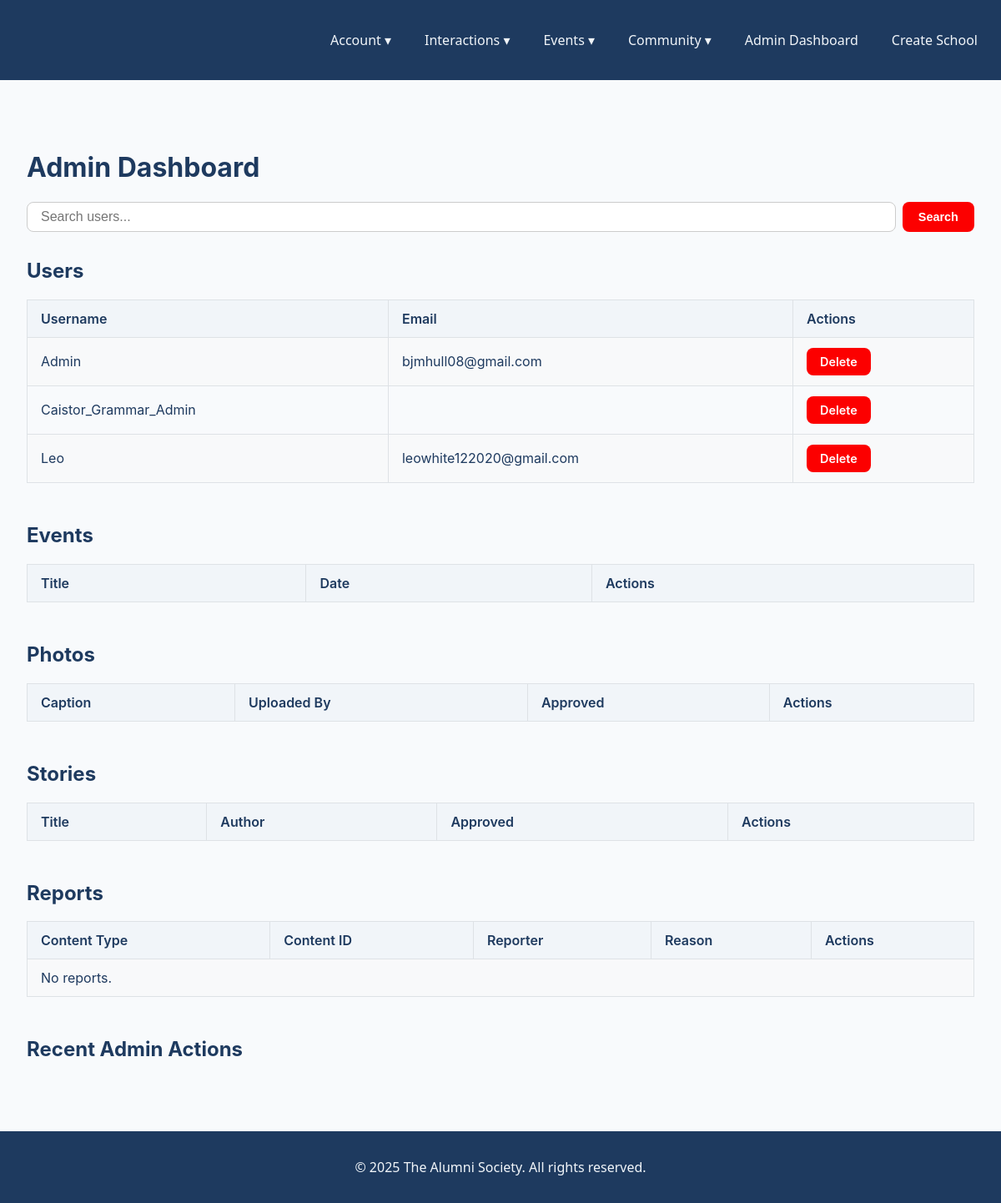
Page /custom_admin/ (signed in) on the earlier database version.
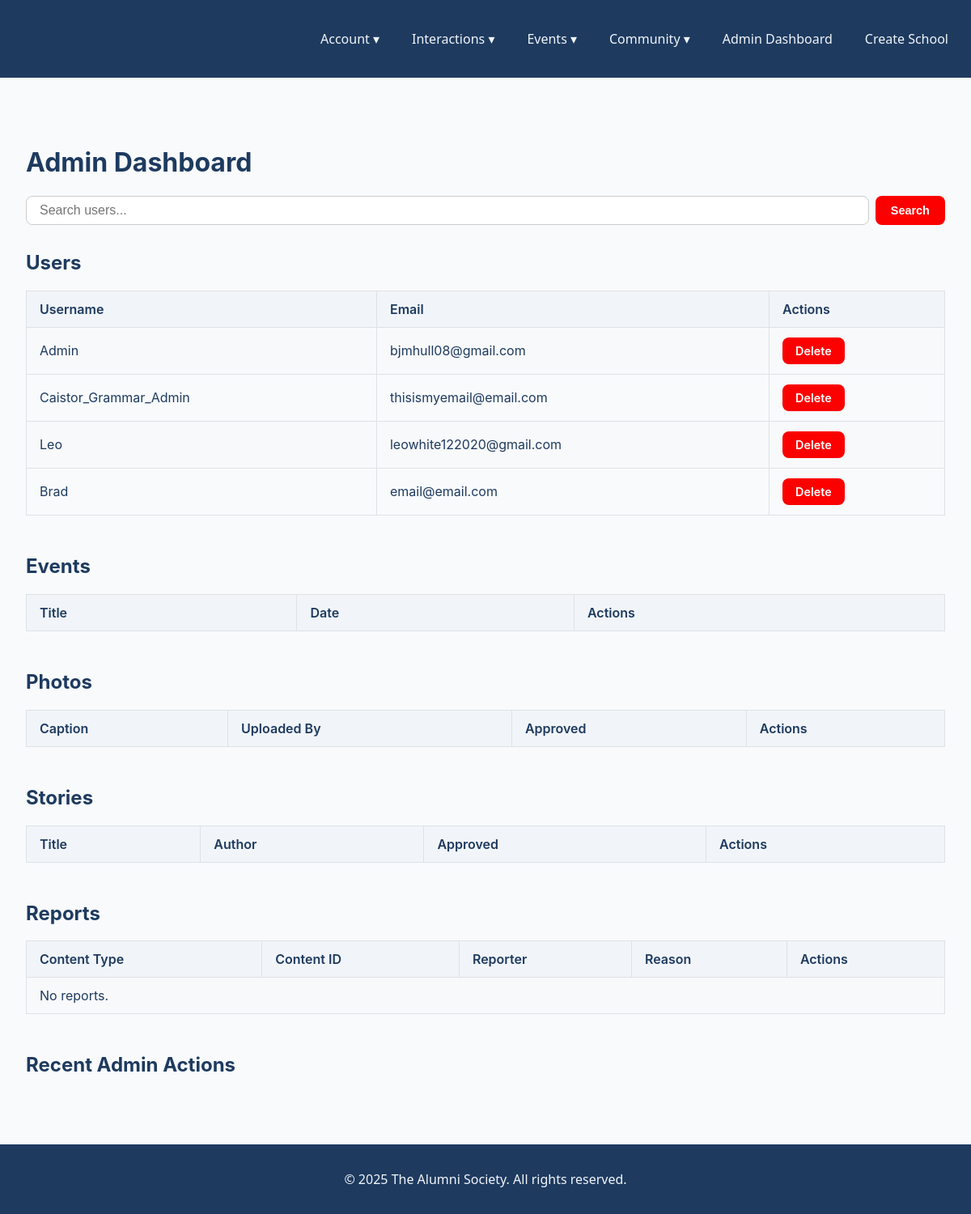
Same page on the later database version.
### Accounts/models.py (models this page shows, shortened)
class User(AbstractUser):
    school = models.ForeignKey(School, on_delete=models.CASCADE, related_name="users", null=True, blank=True)
    graduation_year = models.PositiveIntegerField(null=True, blank=True)
    occupation = models.CharField(max_length=100, blank=True)
    bio = models.TextField(blank=True)
    linkedin_url = models.URLField(blank=True)
    profile_picture = models.ImageField(upload_to='profile_pics/', blank=True, null=True)
    is_staff_account = models.BooleanField(default=False)
    is_superuser_account = models.BooleanField(default=False)
    is_student_account = models.BooleanField(default=False)

### custom_admin/views.py (the view, shortened to what this page needs)
# urls.py: path("", views.dashboard, name="dashboard"),
@login_required
@user_passes_test(staff_required)
def dashboard(request):
    search_query = request.GET.get('search', '')
    users = User.objects.filter(school=request.user.school)
    if request.user.school:
        users = User.objects.filter(school=request.user.school)
    else:
        users = User.objects.all()
    events = Event.objects.filter(school=request.user.school)
    photos = Photo.objects.filter(school=request.user.school)
    stories = Story.objects.filter(school=request.user.school)
    reports = Report.objects.filter(school=request.user.school, resolved=False)
    logs = AdminLog.objects.filter(school=request.user.school).order_by('-created_at')[:50]  # last 50 actions
    return render(request, "custom_admin/dashboard.html", {
        "users": users,
        "events": events,
        "photos": photos,
        "stories": stories,
        "reports": reports,
        "logs": logs,
        "search_query": search_query
    })

### custom_admin/views.py (called while the page is built)
def staff_required(user):
    if user.is_staff_account or user.is_superuser_account:
        answer = True
    else:
        answer = False
    return answer

### Website/custom_admin/templates/custom_admin/dashboard.html (shortened to what this page needs)
{% extends "Main/base.html" %}
{% block content %}
<div class="admin-container">
    <h1>Admin Dashboard</h1>
    <form method="get" class="admin-search">
        <input type="text" name="search" placeholder="Search users..." value="{{ search_query }}">
        <button type="submit" class="btn admin-action-btn">Search</button>
    </form>
    <h2>Users</h2>
    <table class="admin-table">
        <tr><th>Username</th><th>Email</th><th>Actions</th></tr>
        {% for user in users %}
        <tr>
            <td>{{ user.username }}</td>
            <td>{{ user.email }}</td>
            <td>
                <a href="{% url 'custom_admin:delete_user' user.id %}" class="btn admin-action-btn">Delete</a>
            </td>
        </tr>
        {% endfor %}
    </table>
    <h2>Events</h2>
    <table class="admin-table">
        <tr><th>Title</th><th>Date</th><th>Actions</th></tr>
    </table>
    <h2>Photos</h2>
    <table class="admin-table">
        <tr><th>Caption</th><th>Uploaded By</th><th>Approved</th><th>Actions</th></tr>
    </table>
    <h2>Stories</h2>
    <table class="admin-table">
        <tr><th>Title</th><th>Author</th><th>Approved</th><th>Actions</th></tr>
    </table>
    <h2>Reports</h2>
    <table class="admin-table">
        <tr><th>Content Type</th><th>Content ID</th><th>Reporter</th><th>Reason</th><th>Actions</th></tr>
        {% for report in reports %}
        <tr>
            <td>{{ report.get_content_type_display }}</td>
            <td>{{ report.content_id }}</td>
            <td>{{ report.reporter.username }}</td>
            <td>{{ report.reason }}</td>
            <td>
                <a href="{% url 'custom_:resolve_report' report.id %}" class="btn admin-action-btn">Mark Resolved</a>
            </td>
        </tr>
        {% empty %}
        <tr><td colspan="5">No reports.</td></tr>
        {% endfor %}
    </table>
    <h2>Recent Admin Actions</h2>
</div>
{% endblock %}

Differences in the rows shown:
changed User "Caistor_Grammar_Admin": email (not shown) → "thisismyemail@email.com"
added User: username "Brad", email "email@email.com"
